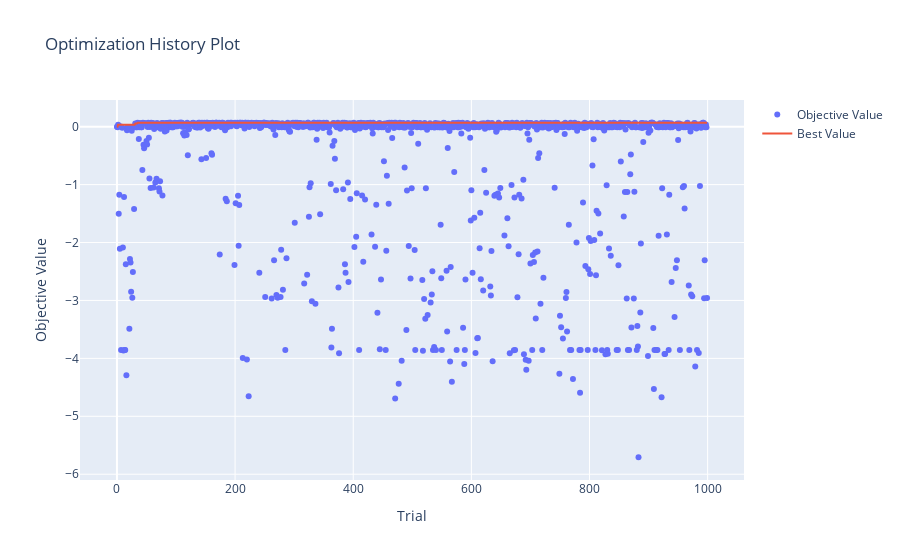

The cell this chart's notebook holds for it:
### Code cell
test_utils.display_score(ElasticNet(**study.best_params, random_state=0, max_iter=100000), X_ionizable_train, y_ionizable_train, X_ionizable_test, y_ionizable_test)
display(plot_optimization_history(study))

rr = ElasticNet(**study.best_params, random_state=0, max_iter=100000).fit(X_ionizable_train, y_ionizable_train)
y_ionizable_train_pred = rr.predict(X_ionizable_train)
y_ionizable_test_pred = rr.predict(X_ionizable_test)

test_utils.display_graph(rr, X_ionizable_train, X_ionizable_test, y_ionizable_train, y_ionizable_test)

### Figure 1 — Plotly figure (JSON) as saved in the notebook; plotly's stock layout.template omitted (floating-point values rounded to 4 significant figures; data arrays with more than 128 entries replaced by an {"elided": "..."} marker saying what was removed)
{"data": [{"mode": "markers", "name": "Objective Value", "x": {"elided": "1000 int values"}, "y": {"elided": "1000 float values"}, "type": "scatter"}, {"name": "Best Value", "x": {"elided": "1000 int values"}, "y": {"elided": "1000 float values"}, "type": "scatter"}], "layout": {"title": {"text": "Optimization History Plot"}, "xaxis": {"title": {"text": "Trial"}}, "yaxis": {"title": {"text": "Objective Value"}}}}
